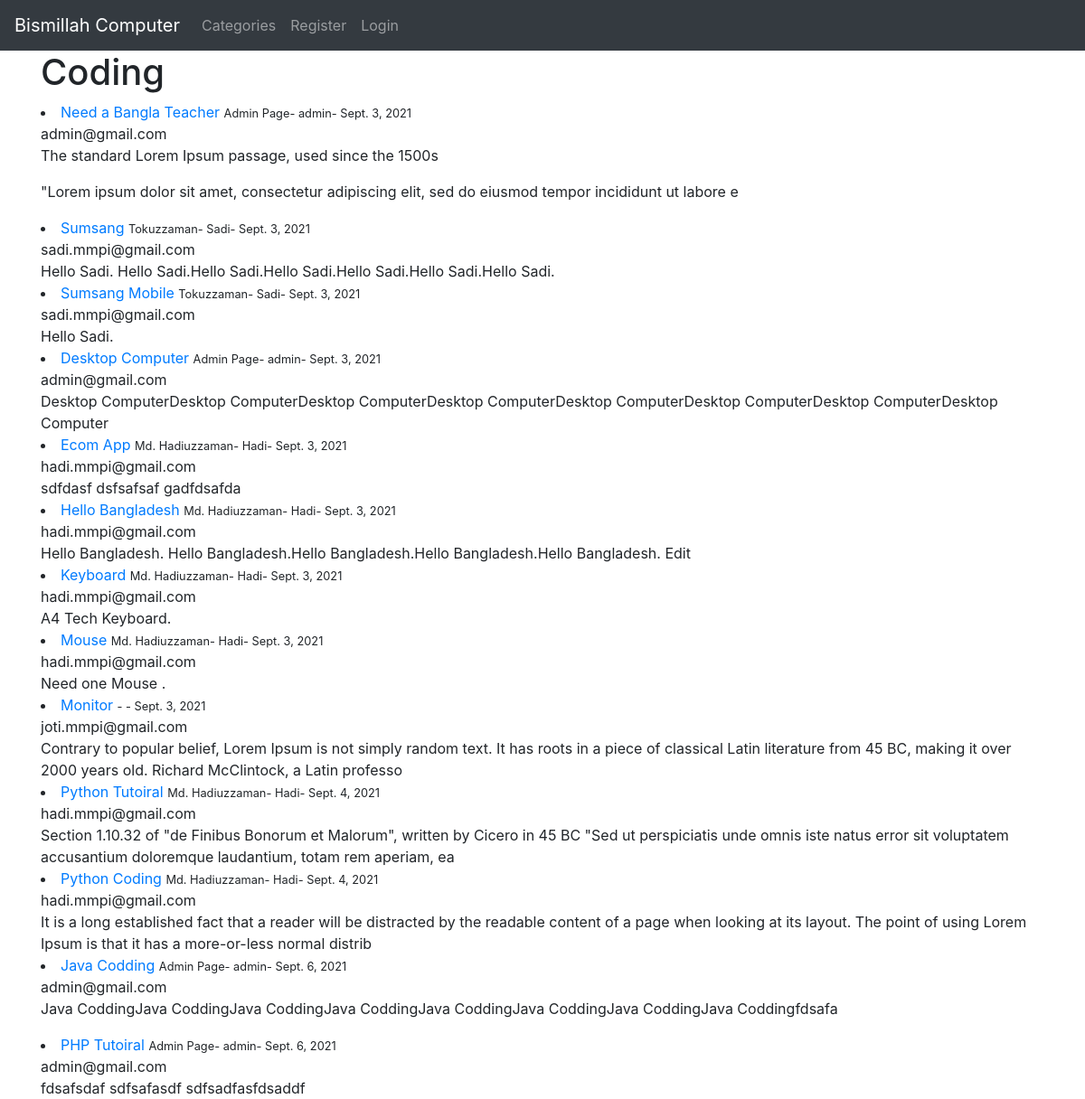
/category/coding/, run on the app's committed database.
### theblog/models.py (models this page shows, shortened)
class Post(models.Model):
    title= models.CharField(max_length=100)
    header_image=models.ImageField(null=True,blank=True,upload_to="images/")
    author= models.ForeignKey(User,on_delete=models.CASCADE)
    body=RichTextField(blank=True,null=True)
    post_date=models.DateField(auto_now_add=True)
    category=models.CharField(max_length=255,default='coding')
    snippet = models.CharField(max_length=255)
    likes=models.ManyToManyField(User, related_name='blog_posts')

### theblog/views.py (the view)
# urls.py: path('category/<str:cats>/',CategoryView,name='category'),
def CategoryView(request,cats):
    category_posts= Post.objects.filter(category=cats.replace('-',''))
    return render(request,'categories.html',{'cats':cats.title().replace('-',''),'category_posts':category_posts})

### templates/categories.html (shortened to what this page needs)
{% extends 'base.html' %}
{% block content %}
{% if category_posts %}
 <h1>{{ cats }}</h1>
    {% for post in category_posts %}
       <li><a href="{% url 'article-detail' post.pk %}">{{ post.title }}</a>
      <small>
          {{ post.author.first_name }}-
          {{ post.author.last_name }}-
          {{ post.post_date }}
      </small><br>{{ post.author.email }}<br>
        {{ post.body|slice:":200"|safe }} </li>
    {% endfor %}
{% else %}
    Sorry this page does not exist.
{% endif %}
{% endblock %}

### data on the page
Post: title "Need a Bangla Teacher", author.first_name "Admin Page", author.last_name "admin", post_date "Sept. 3, 2021", author.email "admin@gmail.com", body "The standard Lorem Ipsum passage, used since the 1500s \"Lorem ipsum dolor sit amet, consectetur adipiscing elit, sed do eiusmod tempor incididunt ut labore e"
Post: title "Sumsang", author.first_name "Tokuzzaman", author.last_name "Sadi", post_date "Sept. 3, 2021", author.email "sadi.mmpi@gmail.com", body "Hello Sadi. Hello Sadi.Hello Sadi.Hello Sadi.Hello Sadi.Hello Sadi.Hello Sadi."
Post: title "Sumsang Mobile", author.first_name "Tokuzzaman", author.last_name "Sadi", post_date "Sept. 3, 2021", author.email "sadi.mmpi@gmail.com", body "Hello Sadi."
Post: title "Desktop Computer", author.first_name "Admin Page", author.last_name "admin", post_date "Sept. 3, 2021", author.email "admin@gmail.com", body "Desktop ComputerDesktop ComputerDesktop ComputerDesktop ComputerDesktop ComputerDesktop ComputerDesktop ComputerDesktop Computer"
Post: title "Ecom App", author.first_name "Md. Hadiuzzaman", author.last_name "Hadi", post_date "Sept. 3, 2021", author.email "hadi.mmpi@gmail.com", body "sdfdasf dsfsafsaf gadfdsafda"
Post: title "Hello Bangladesh", author.first_name "Md. Hadiuzzaman", author.last_name "Hadi", post_date "Sept. 3, 2021", author.email "hadi.mmpi@gmail.com", body "Hello Bangladesh. Hello Bangladesh.Hello Bangladesh.Hello Bangladesh.Hello Bangladesh. Edit"
Post: title "Keyboard", author.first_name "Md. Hadiuzzaman", author.last_name "Hadi", post_date "Sept. 3, 2021", author.email "hadi.mmpi@gmail.com", body "A4 Tech Keyboard."
Post: title "Mouse", author.first_name "Md. Hadiuzzaman", author.last_name "Hadi", post_date "Sept. 3, 2021", author.email "hadi.mmpi@gmail.com", body "Need one Mouse ."
Post: title "Monitor", post_date "Sept. 3, 2021", author.email "joti.mmpi@gmail.com", body "Contrary to popular belief, Lorem Ipsum is not simply random text. It has roots in a piece of classical Latin literature from 45 BC, making it over 2000 years old. Richard McClintock, a Latin professo"
Post: title "Python Tutoiral", author.first_name "Md. Hadiuzzaman", author.last_name "Hadi", post_date "Sept. 4, 2021", author.email "hadi.mmpi@gmail.com", body "Section 1.10.32 of \"de Finibus Bonorum et Malorum\", written by Cicero in 45 BC \"Sed ut perspiciatis unde omnis iste natus error sit voluptatem accusantium doloremque laudantium, totam rem aperiam, ea"
Post: title "Python Coding", author.first_name "Md. Hadiuzzaman", author.last_name "Hadi", post_date "Sept. 4, 2021", author.email "hadi.mmpi@gmail.com", body "It is a long established fact that a reader will be distracted by the readable content of a page when looking at its layout. The point of using Lorem Ipsum is that it has a more-or-less normal distrib"
Post: title "Java Codding", author.first_name "Admin Page", author.last_name "admin", post_date "Sept. 6, 2021", author.email "admin@gmail.com", body "Java CoddingJava CoddingJava CoddingJava CoddingJava CoddingJava CoddingJava CoddingJava Coddingfdsafa"
Post: title "PHP Tutoiral", author.first_name "Admin Page", author.last_name "admin", post_date "Sept. 6, 2021", author.email "admin@gmail.com", body "fdsafsdaf sdfsafasdf sdfsadfasfdsaddf"

### other printed values
{{ cats }} "Coding"
